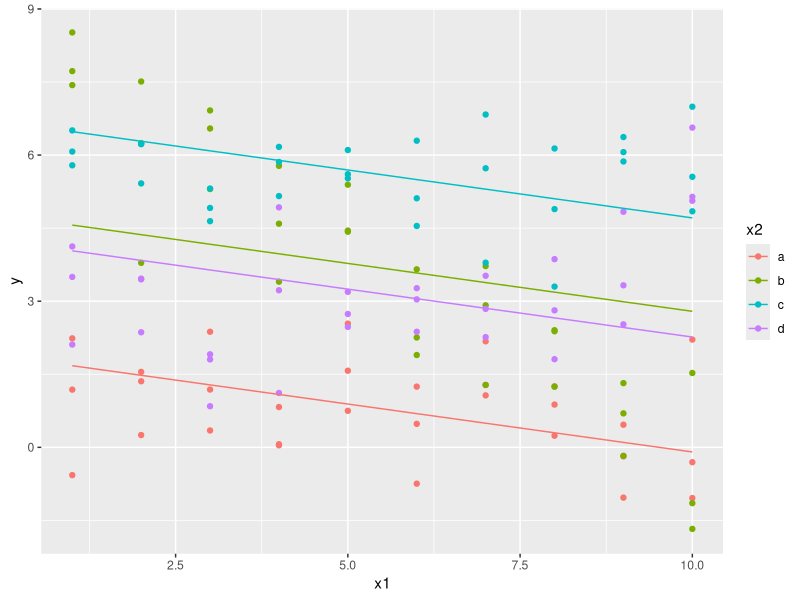
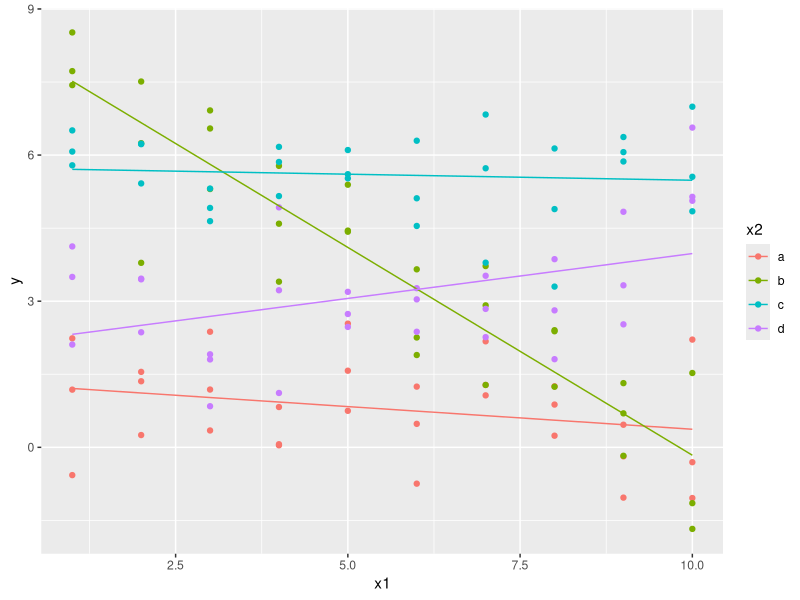
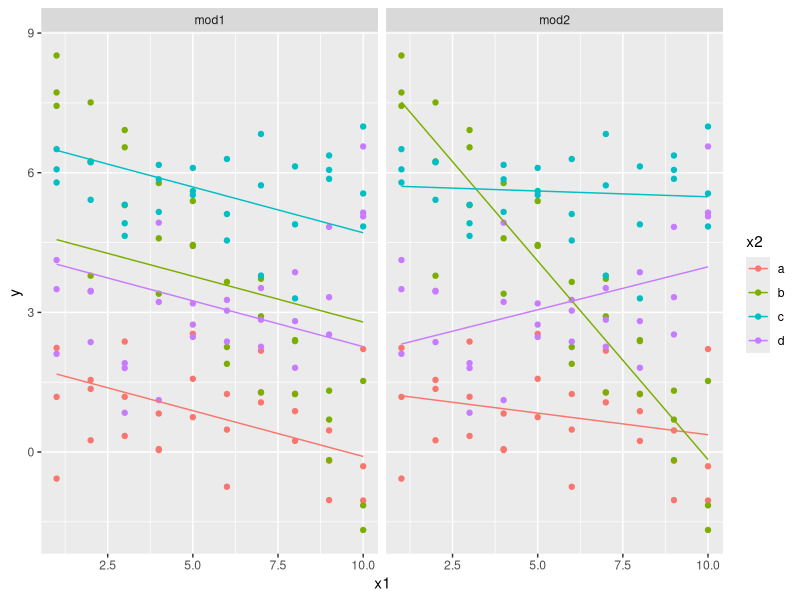
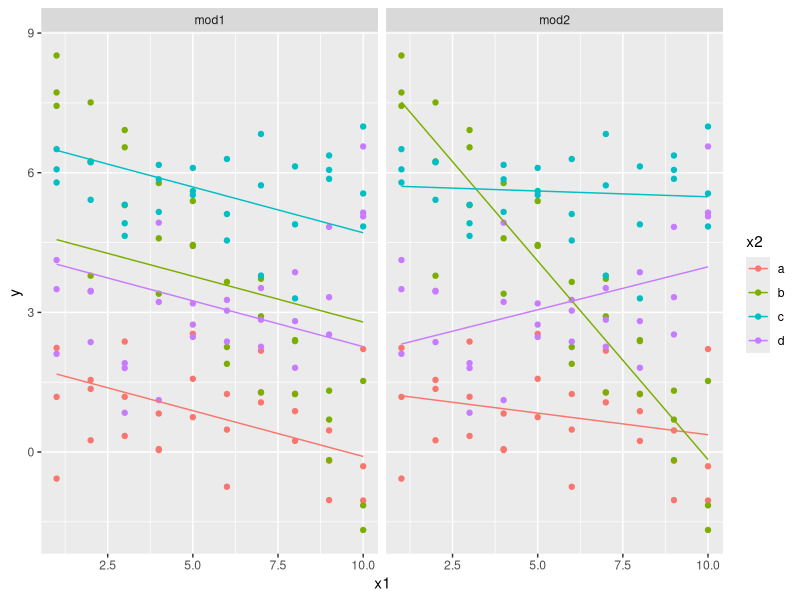

Reproduce these figures in R, in order.
## ---- chunk 1
knitr::opts_chunk$set(echo = TRUE)
## ---- chunk 2
library(modelr)
library(ggplot2)
library(tidyverse)
library(dplyr)
## ---- chunk 3
mod1 <- lm(y ~ x1 + x2, data = sim3)
mod2 <- lm(y ~ x1 * x2, data = sim3)

(sim3 <- sim3 %>%
  add_predictions(mod1, var = "mod1") %>%
  add_predictions(mod2, var = "mod2") %>% 
  add_residuals(mod1, var = "resid1") %>% 
  add_residuals(mod2, var = "resid2"))
## ---- chunk 4
summary(mod1)
## ---- chunk 5
summary(mod2)
## ---- chunk 6
# Plot model 1 lines
ggplot(sim3, aes(x = x1, y = y, color = x2)) +
  geom_point() +
  geom_line(aes(y = mod1))

# Plot model 2 lines
ggplot(sim3, aes(x = x1, y = y, color = x2)) +
  geom_point() +
  geom_line(aes(y = mod2))

sim3 <- sim3 %>%
    gather(key = model, value = pred, mod1, mod2)

ggplot(sim3, aes(x = x1, y = y, color = x2)) +
  geom_point() +
  geom_line(aes(y = pred)) +
  facet_wrap(vars(model))
## ---- chunk 7
grid <- sim3 %>% 
  data_grid(x1, x2) %>% 
  gather_predictions(mod1, mod2)

ggplot(sim3, aes(x1, y, colour = x2)) + 
  geom_point() + 
  geom_line(data = grid, aes(y = pred)) + 
  facet_wrap(~ model)
## ---- chunk 8
df <- tibble(
  a = rnorm(10),
  b = rnorm(10),
  c = rnorm(10),
  d = rnorm(10)
)
## ---- chunk 9
output <- vector("double", ncol(df))  # 1. output
for (i in seq_along(df)) {            # 2. sequence
  output[[i]] <- median(df[[i]])      # 3. body
}
output
## ---- chunk 10
df <- tibble(
  a = rnorm(10),
  b = rnorm(10),
  c = rnorm(10),
  d = rnorm(10)
)
rescale01 <- function(x) {
  rng <- range(x, na.rm = TRUE)
  (x - rng[1]) / (rng[2] - rng[1])
}

df$a <- rescale01(df$a)
df$b <- rescale01(df$b)
df$c <- rescale01(df$c)
df$d <- rescale01(df$d)
## ---- chunk 11
flip <- function() sample(c("T", "H"), 1)

flips <- 0
nheads <- 0

while (nheads < 3) {
  if (flip() == "H") {
    nheads <- nheads + 1
  } else {
    nheads <- 0
  }
  flips <- flips + 1
}
flips
## ---- chunk 12
df <- tibble(
  a = rnorm(10),
  b = rnorm(10),
  c = rnorm(10),
  d = rnorm(10)
)
## ---- chunk 13
output <- vector("double", length(df))
for (i in seq_along(df)) {
  output[[i]] <- mean(df[[i]])
}
output
## ---- chunk 14
col_mean <- function(df) {
  output <- vector("double", length(df))
  for (i in seq_along(df)) {
    output[i] <- mean(df[[i]])
  }
  output
}
## ---- chunk 15
col_median <- function(df) {
  output <- vector("double", length(df))
  for (i in seq_along(df)) {
    output[i] <- median(df[[i]])
  }
  output
}
col_sd <- function(df) {
  output <- vector("double", length(df))
  for (i in seq_along(df)) {
    output[i] <- sd(df[[i]])
  }
  output
}
## ---- chunk 16
f1 <- function(x) abs(x - mean(x)) ^ 1
f2 <- function(x) abs(x - mean(x)) ^ 2
f3 <- function(x) abs(x - mean(x)) ^ 3
## ---- chunk 17
f <- function(x, i) abs(x - mean(x)) ^ i
## ---- chunk 18
col_summary <- function(df, fun) {
  out <- vector("double", length(df))
  for (i in seq_along(df)) {
    out[i] <- fun(df[[i]])
  }
  out
}
col_summary(df, median)

col_summary(df, mean)
## ---- chunk 19
i <- 1

sum_prices = 0

while (i <= length(diamonds$price)) {
  sum_prices <- sum_prices + diamonds$price[i]
  i <- i + 1 
}

sum_prices
